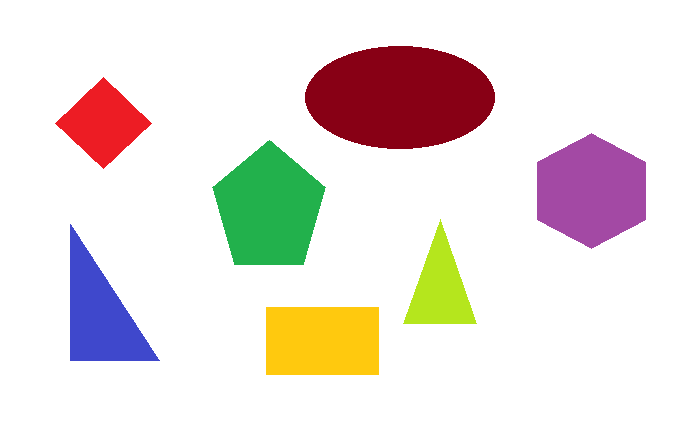
#> input picture Imagens/LarguraAltura.png, 700 x 445 px, found by its file name
$ python 'Razão Entre Largura e Altura - Versão 1.1.0.py'
#> lines starting #> are read from the running program, lines starting #| are printed output that depends on the picture; after the words box and inside, x2 and y2 are one past the last pixel; in counts of white or black regions, pixels touching at a corner belong together
#
########################################################################
# Importação das Bibliotecas Necessárias
########################################################################
#
import cv2 as cv
import numpy as np
import os
from pathlib import Path

#
########################################################################
# Funções de Apoio
########################################################################
#
def aspect_ratio(cnt):
   x, y, w, h = cv.boundingRect(cnt)
   ratio = float(w)/h
   return ratio

def LimpaTerminal ():
    if os.name == "nt":
       _ = os.system( "cls" )
    else:
      _ = os.system( "clear ")
    return ()

#
########################################################################
# Definições Gerais
########################################################################
#
NomeImagem  = "LarguraAltura.png"
dirRaiz = Path.home()
dirBase = "LocalCV"
dirImagem = "Imagens"
dirCaminhoImagem = str(Path(dirRaiz, dirBase, dirImagem, NomeImagem))

#
########################################################################
# Lendo a Imagem
########################################################################
#
img = cv.imread(dirCaminhoImagem)
#> img is the input picture: shape (445, 700, 3); mean B, G, R 222.2, 225.9, 234.4
if img is None:
   LimpaTerminal ()
   print( "Não Foi Localizada a Imagem : ", NomeImagem)
   exit ()

#
########################################################################
# Aproximação ao Objeto e Desenho do Contorno
########################################################################
#
img1 = cv.cvtColor(img, cv.COLOR_BGR2GRAY)
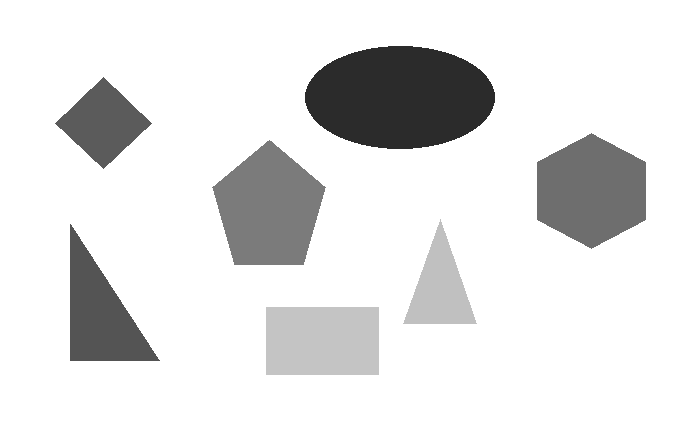
#> img1: shape (445, 700); min 43, max 255, mean 228
thresh = cv.adaptiveThreshold(img1,255,cv.ADAPTIVE_THRESH_GAUSSIAN_C,cv.THRESH_BINARY,3,0)
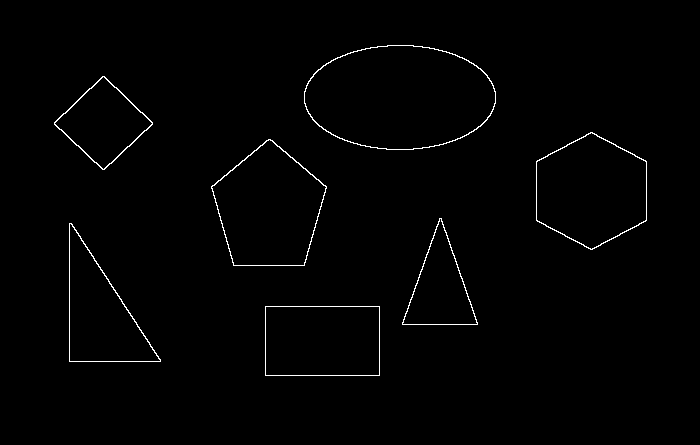
#> thresh: shape (445, 700); 0.99% white in thin lines or dots, all inside (x1, y1, x2, y2) = (54, 45, 647, 376)
contours,hierarchy = cv.findContours(thresh, cv.RETR_TREE,cv.CHAIN_APPROX_SIMPLE)
#> contours = 14 contours; largest, box (x1, y1, x2, y2) and area: (304, 45, 496, 150) 15710, (304, 45, 496, 150) 15556, (211, 139, 327, 266) 10095, (211, 139, 327, 266) 9955, (536, 132, 647, 250) 9729

print ("########################################################################")
print ("# Aproximação ao Objeto e Desenho do Contorno")
print ("########################################################################")
print ("# Número de Objetos ....: ", len(contours))
#> (printed output is left out)

#
########################################################################
# Loop para Todos os Contornos
########################################################################
#
for i, cnt in enumerate(contours):
   ar = aspect_ratio(cnt)
   ar = round(ar, 3)
   x,y,w,h = cv.boundingRect(cnt)
   cv.drawContours(img,[cnt],0,(0,255,0),2)
   cv.rectangle(img,(x,y),(x+w,y+h),(255,0,0),2)
   cv.putText(img, f'{ar}', (x, y), cv.FONT_HERSHEY_SIMPLEX, 0.6, (0, 0, 255), 2)
   print (" Proporção do objeto ...: ", ar)
#> this loop made 14 passes
#> (x, y, w, h, ratio in aspect_ratio, ar) on passes 2 to 13: (265, 306, 115, 70, 1.64, 1.64), (69, 223, 92, 139, 0.662, 0.662), (69, 223, 92, 139, 0.662, 0.662), (402, 218, 76, 107, 0.71, 0.71), (402, 218, 76, 107, 0.71, 0.71), (211, 139, 116, 127, 0.913, 0.913), (211, 139, 116, 127, 0.913, 0.913), (536, 132, 111, 118, 0.941, 0.941), (536, 132, 111, 118, 0.941, 0.941), (54, 76, 99, 94, 1.05, 1.05), (54, 76, 99, 94, 1.05, 1.05), (304, 45, 192, 105, 1.83, 1.83)
#> (cnt, x, y, w, h, ratio in aspect_ratio, ar) on pass 1: ([[265, 306], [265, 375], [379, 375], [379, 306]], 265, 306, 115, 70, 1.64, 1.64)
#> (printed output is left out)
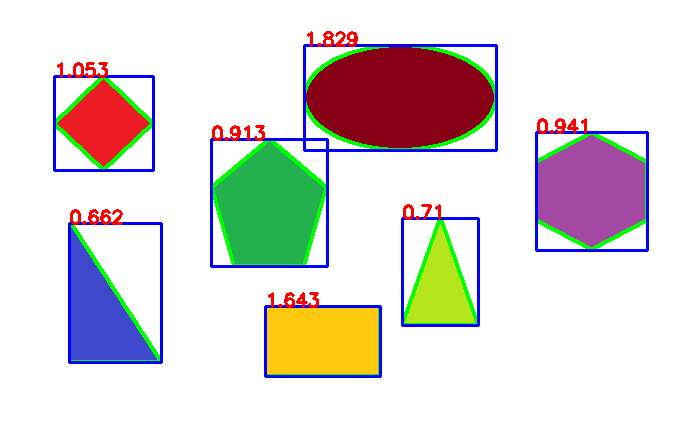
#> img: shape (445, 700, 3); 5.75% of pixels changed, all inside (x1, y1, x2, y2) = (53, 31, 649, 378)
print ("########################################################################")

#
########################################################################
# Apresentando a Imagem
########################################################################
#
cv.imshow ( "Janela Base", img)
cv.waitKey(0)
cv.destroyAllWindows()

########################################################################
# FIM DO PROGRAMA
########################################################################

$ run again, with Imagens/Adicao.png copied over Imagens/LarguraAltura.png
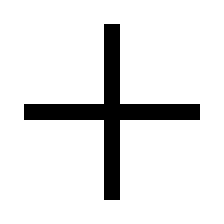
#> input picture Imagens/Adicao.png, 28 x 28 px, found by its file name (shown 8 times larger)
#> img is the input picture: shape (28, 28, 3); values 0 (black) and 45 (white), 89.3% white; black in thin lines or dots, all inside (x1, y1, x2, y2) = (3, 3, 25, 25)
#> `thresh = cv.adaptiveThreshold(img1,255,cv.ADAPTIVE_THRESH_GAUSSIAN_C,c..`:
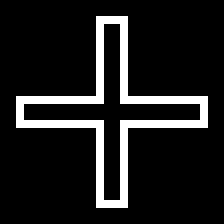
#> thresh: shape (28, 28) (shown 8 times larger); 11.7% white in thin lines or dots, all inside (x1, y1, x2, y2) = (2, 2, 26, 26)
#> contours = 2 contours; box (x1, y1, x2, y2) and area: (2, 2, 26, 26) 131, (2, 2, 26, 26) 125
#> (printed output is left out)
#> the loop `for i, cnt in enumerate(contours):` made 2 passes
#> (x, y, w, h, ratio in aspect_ratio, ar) on passes 1 to 2: (2, 2, 24, 24, 1, 1), (2, 2, 24, 24, 1, 1)
#> (printed output is left out)
#> after the loop `for i, cnt in enumerate(contours):`:
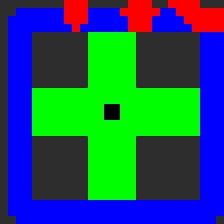
#> img: shape (28, 28, 3) (shown 8 times larger); mean B, G, R 97.6, 84.6, 29.7
